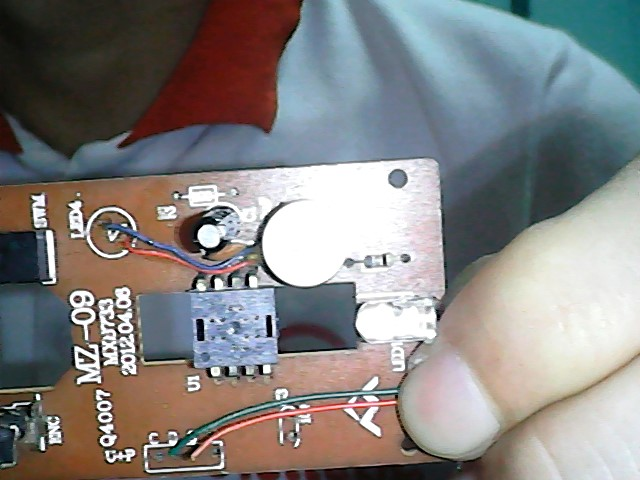
#> input picture My-Project-master/Cam/img.jpg, 640 x 480 px, given in place of the camera
$ python camera_distance.py
#> lines starting #> are read from the running program, lines starting #| are printed output that depends on the picture; after the words box and inside, x2 and y2 are one past the last pixel; in counts of white or black regions, pixels touching at a corner belong together
from scipy.spatial import distance as dist
from imutils import perspective
from imutils import contours
import numpy as np
import argparse
import imutils
import cv2
cen = []
def midpoint(ptA, ptB, ptC, ptD):
	return ((ptA + ptC * 0.5), ptB, (ptA + ptC * 0.5), ptB + ptD)
cap=cv2.VideoCapture(0)

while(1):
    d=0.1
    centers=[]
    _,img = cap.read()
#> img is the input picture: shape (480, 640, 3); mean B, G, R 130.2, 131.2, 133.3

    hsv=cv2.cvtColor(img,cv2.COLOR_BGR2HSV)
#> hsv: shape (480, 640, 3); mean H, S, V 61.2, 68, 147.5

    blue_lower=np.array([80,100,100],np.uint8)
    blue_upper=np.array([130,255,255],np.uint8)

    blue=cv2.inRange(hsv, blue_lower, blue_upper)
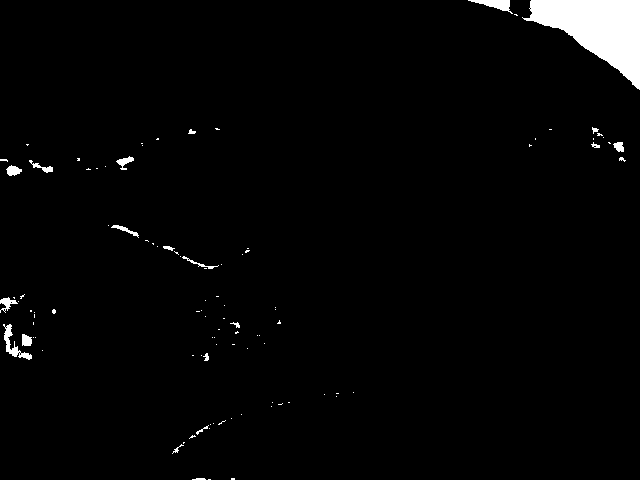
#> blue: shape (480, 640); 2.4% white; 101 white regions (81 under 20 px), largest, box (x1, y1, x2, y2) and area: (522, 0, 640, 90) 5417, (3, 324, 32, 360) 290, (468, 0, 513, 14) 269

    kernal = np.ones((5,5), "uint8")

    blue=cv2.erode(blue,kernal,iterations=1)
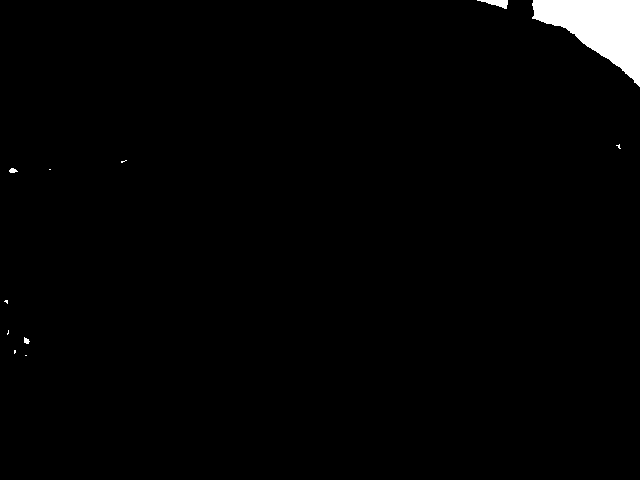
#> blue: shape (480, 640); 1.7% white; 11 white regions (7 under 20 px)
    resl=cv2.bitwise_and(img,img,mask = blue)

    (contours,hierarchy)=cv2.findContours(blue,cv2.RETR_TREE,cv2.CHAIN_APPROX_SIMPLE)
#> contours = 11 contours, 8 with area under 20; largest, box (x1, y1, x2, y2) and area: (532, 0, 640, 87) 4828, (477, 0, 508, 9) 110, (9, 168, 18, 173) 22
    for pic, contour in enumerate (contours):
            area = cv2.contourArea(contour)
            if(area>300):
                    x,y,w,h = cv2.boundingRect(contour)
                    (a,b,c,d) = midpoint(x,y,w,h)
                    dA = dist.euclidean((a,b), (c,d))
                    W = 0.264
                    dimA = dA*W
                    img = cv2.rectangle(img,(x,y),(x+w,y+h),(255,0,0),2)
                    cv2.putText(img, "Marcador", (x,y),cv2.FONT_HERSHEY_SIMPLEX, 0.7, (255,0,0))
                    cv2.putText(img, "{:.1f}mm".format(dimA),
                                (int(a-15), int(b-10)), cv2.FONT_HERSHEY_SIMPLEX,
                                 0.65,(255,255,255),1)
                    cv2.line(img, (int(a), int(b)), (int(c), int(d)),
                        (250,0,255), 2)
                    M = cv2.moments(contour)
                    cx = int(M['m10']/M['m00'])
                    cy = int(M['m01']/M['m00'])
                    centers = (cx,cy)
                    cen.append(centers)
                    #centers.append(centers)

                    cv2.circle(img, (cx,cy), 7, (255,255,255), -1)

                    if len(centers)==2:
                            print(abs(cen[0][1]-cen[0][0]))
                            print(cen[0][0],cen[0][1])
                            D=np.linalg.norm(cx-cy)
#> this loop made 11 passes
#> (area, x, y, w, h, a, b, c) on pass 10: (4828.5, 532, 0, 108, 87, 586, 0, 586)
#> area on passes 7, 11: 21.5, 109.5
#| 572
#| 599 27
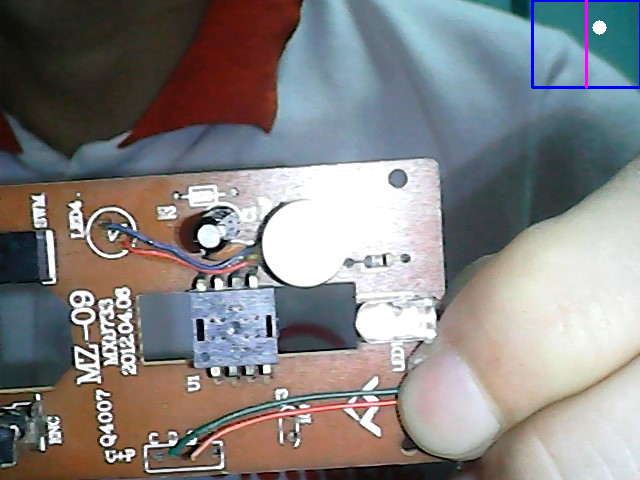
#> img: shape (480, 640, 3); 0.42% of pixels changed, all inside (x1, y1, x2, y2) = (531, 0, 640, 89)
#> after the loop, cen = [(599, 27)]
                            #print(D)
    cv2.imshow("Color Tracking",img)
    if cv2.waitKey(10) & 0xFF == ord('q'):
#> (key q is pressed here)
              cap.release()
              cv2.destroyAllWindows()
              break
